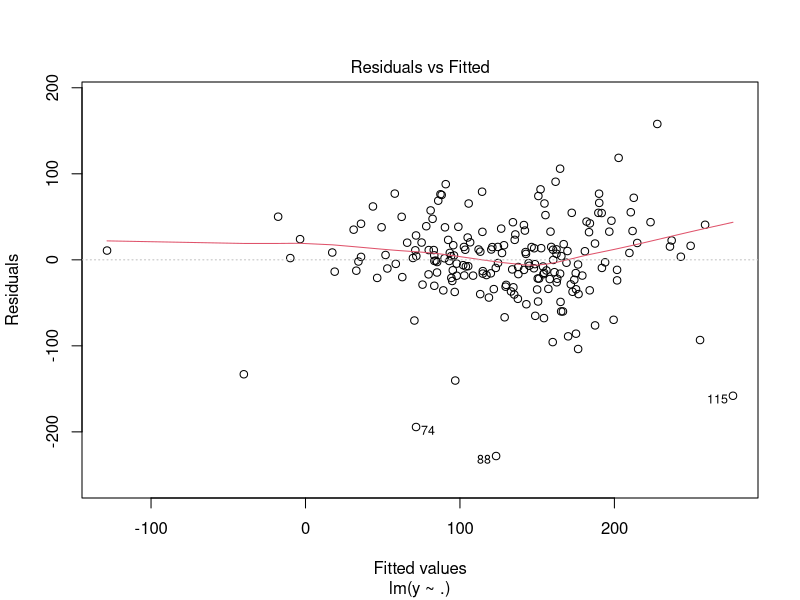
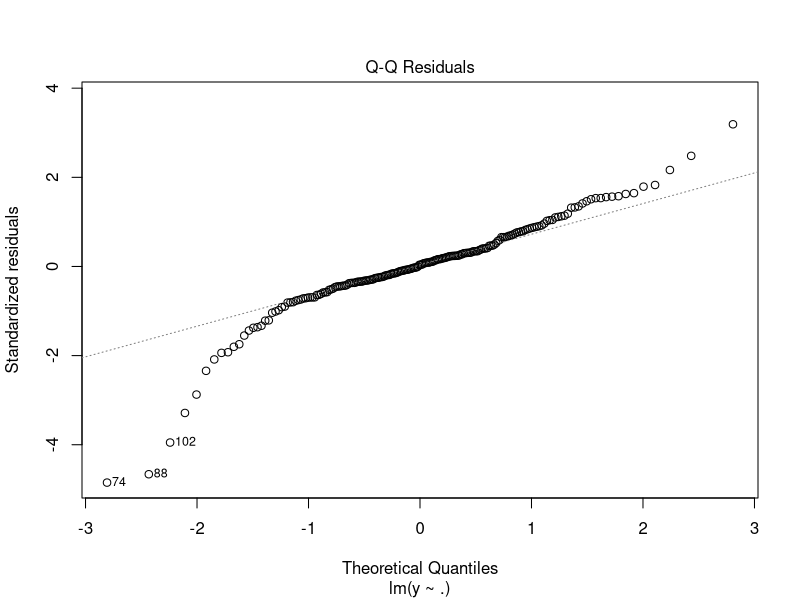
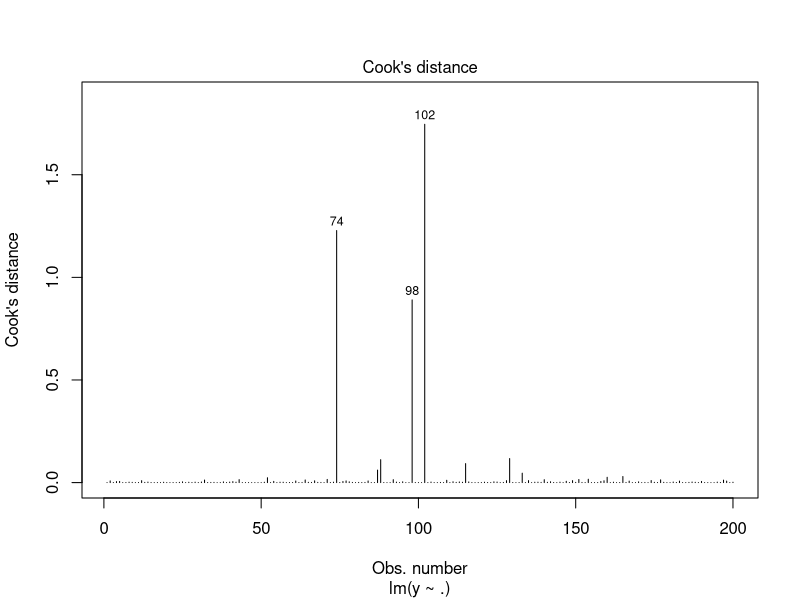

Recreate these plots in R, in order.
## ---- chunk 1
library(car) # use vif function for multicollinearity detection
library(lmtest) # use bptest for homoscedasticity test
library(glmnet) # shrinked linear models

d <- read.csv("lreg_data.csv")
## ---- chunk 2
#### improve the code below so that you can verbally explain the full model ####

# construct the model
full_lm <- lm(y ~ ., d)
summary(full_lm)

# check for the issues

# start with the residual plot
plot(full_lm, which=1)

# perform a homoscedasticity test
bptest(full_lm)

# normality of residuals? Q-Q plot and normality test
plot(full_lm, which = 2)  
shapiro.test(residuals(full_lm))

# search for outliers
plot(full_lm, which = 4)
which(cooks.distance(full_lm) > 4 / (nrow(d) - length(coef(full_lm))))

# detect potential multicollinearity
vif(full_lm)
## ---- chunk 3
#### add your code here (1p) ####

## ---- chunk 4
#### add your code here (1p) #### 

